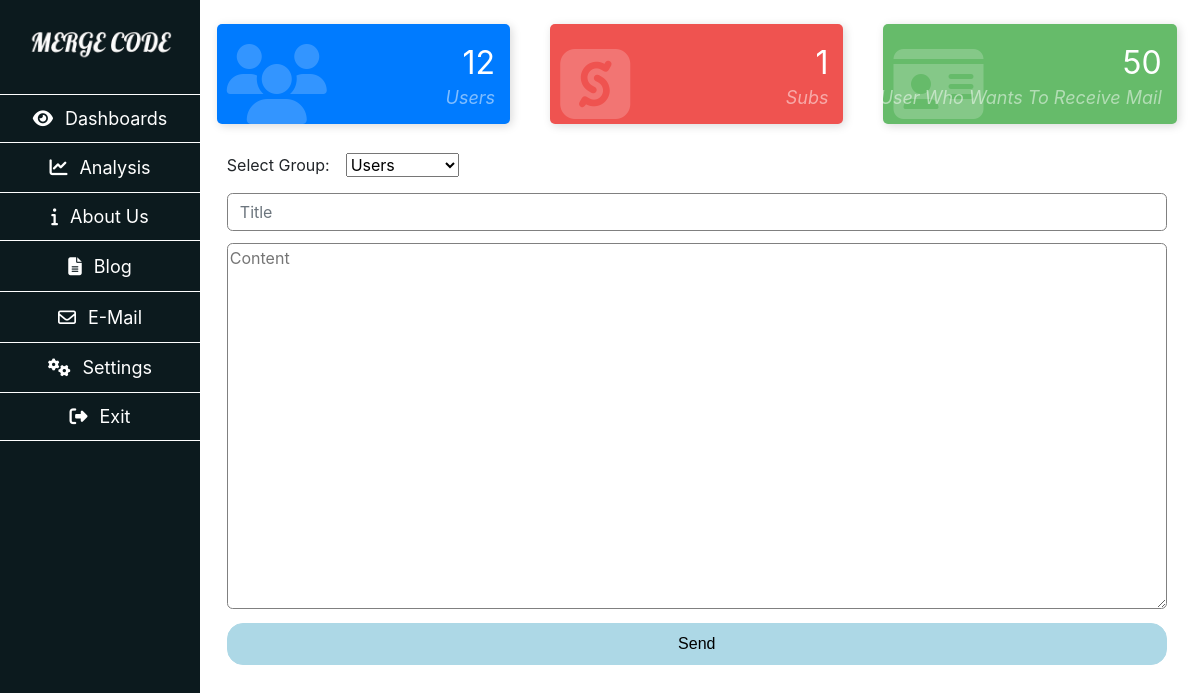
/mc-admin/send-email.php (signed in), run on an earlier commit of the app's database.
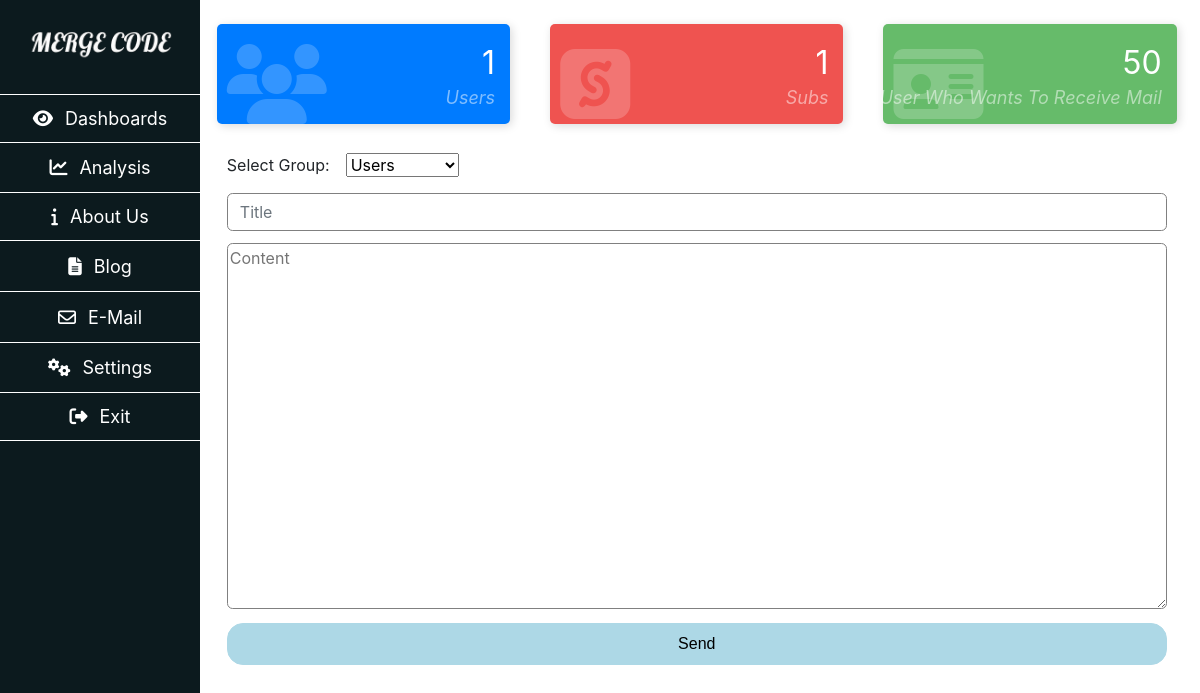
And on a later commit of the database.
### tables this page shows
CREATE TABLE IF NOT EXISTS `users` (
  `id` int(11) NOT NULL AUTO_INCREMENT,
  `username` varchar(25) NOT NULL,
  `password` varchar(32) NOT NULL,
  `email` varchar(100) NOT NULL,
  `email_status` int(11) NOT NULL DEFAULT '1',
  PRIMARY KEY (`id`),
  UNIQUE KEY `email` (`email`)
);

### mc-admin/send-email.php (the view, shortened to what this page needs)
<?php
	include("header.php");
	$user_sorgu = $conn->query("SELECT * FROM users ORDER BY id DESC");
	while($user_oku=mysqli_fetch_array($user_sorgu)){
		$usersay = $user_oku["id"];
		break;
	}
	$abone_sorgu = $conn->query("SELECT * FROM subs");
	$abone_say = mysqli_num_rows($abone_sorgu);
?>
<div class="container-fluid h-100">
	<div class="row h-100">
		<div class="col-lg-2 col-md-2 col-sm-12 col-xs-12" id="sidebar">
			<?php include("sidebar.php"); ?>
		</div>
			<?php include("sidebar-mobile.php"); ?>
		<div id="main-content" class="col-lg-10 col-md-10 col-sm-12 col-xs-12">
			<div class="row card-css">
	          	<div class="col-xl-4 col-md-4 col-sm-6 col-xs-6">
	            	<div class="card-counter primary">
	             		<i class="fa fa-users"></i>
	              		<span class="count-numbers"><?php echo $usersay; ?></span>
	              		<span class="count-name"><?php echo $lang["send-email-box-1"]; ?></span>
	            	</div>
	          	</div>
	          	<div class="col-xl-4 col-md-4 col-sm-6 col-xs-6">
	            	<div class="card-counter danger">
	            		<i class="fab fa-sellcast"></i>
	              		<span class="count-numbers"><?php echo $abone_say; ?></span>
	              		<span class="count-name"><?php echo $lang["send-email-box-2"]; ?></span>
	            	</div>
	          	</div>
	          	<div class="col-xl-4 col-md-4 col-sm-12 col-xs-12">
	            	<div class="card-counter success">
	              		<i class="fas fa-id-card"></i>
	              		<span class="count-numbers">50</span>
	              		<span class="count-name"><?php echo $lang["send-email-box-3"]; ?></span>
	            	</div>
	          	</div>
	        </div>
	        <div class="row">
		        <div class="col-12">
		        	<form id="frm">
		        		<div class="col-12 text-center">
		        			<div id="sonuc"></div><br />
		        		</div>
			        	<div class="col-12">
			        		<p class="float-left"><?php echo $lang["select-group"]; ?>:&emsp;</p>
			        		<select name="group">
				        		<option value="users"><?php echo $lang["users"]; ?></option>
				       		</select>
			        	</div>
			        	<div class="col-12">
			        		<input type="text" name="title" class="form-control input-100" placeholder="<?php echo $lang['title']; ?>">
			        	</div>
			        	<div class="col-12 mt-2">
			        		<textarea class="input-100 mt-1" rows="15%" name="content" placeholder="<?php echo $lang['content']; ?>"></textarea>
			        	</div>
			        	<div class="col-12 mt-2">
			        		<input class="send-button-100 p-2" type="button" id="btn" value="<?php echo $lang['send']; ?>">
			        	</div>
		        	</form>
		        </div>
	        </div>
		</div>
	</div>
</div>
<?php include("footer.php"); ?>

What changed in the data, as far as the page shows it:
removed users: id "12"
now on this page (row unchanged): users: id "1"
